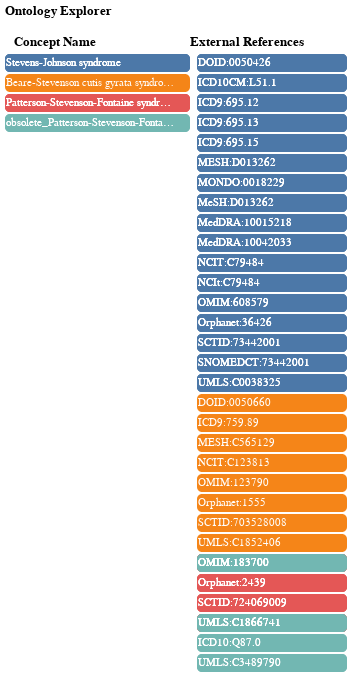

The code cell stored with this chart in its notebook:
### Markdown cell above
# Rare Disease Example

### Code cell
import polars as pl
import altair as alt


sanitized_results = sanitize_results(obo_searcher(hpo, "steven"))
df = pl.from_dicts(sanitized_results)
df.head()

search_input = alt.param(
    value="",
    bind=alt.binding(
        input="search",
        placeholder="Diseases/symptoms",
        name="Search",
    ),
)

selection = alt.selection_multi(fields=["name"])

base = (
    alt.Chart(df.to_pandas())
    .encode(
        tooltip=["name:N", "label:N", "xrefs:N", "synonyms:N"],
        color=alt.Color("name:N").legend(None),
    )
    .transform_flatten(["synonyms"])
    .transform_flatten(["label"])
    .add_params(search_input)
)


name_chart = base.mark_rect(height=18, cornerRadius=5, limit=100).encode(
    x=alt.value(185),
    y=alt.Y("label:N", sort=alt.EncodingSortField("name"))
    .axis(labels=False, ticks=False, grid=False, domainWidth=0)
    .title(None),
    # opacity=alt.condition(
    #     alt.expr.test(alt.expr.regexp(search_input, 'i'), alt.datum.synonyms),
    #     alt.Opacity("name:Q").legend(None),
    #     alt.value(0.05)
    # ),
)

name_text = (
    name_chart.mark_text(align="left", dx=0, dy=0, limit=170)
    .encode(
        x=alt.value(1),
        text=alt.Text("label:N").title(None),
        color=alt.value("white"),
    )
    .add_params(search_input, selection)
)


xref_chart = (
    base.mark_rect(height=18, cornerRadius=5)
    .encode(
        x=alt.value(150),
        y=alt.Y("xrefs:N", sort=alt.EncodingSortField("name"))
        .axis(labels=False, ticks=False, grid=False, domainWidth=0)
        .title(None),
    )
    .transform_flatten(["xrefs"])
    .transform_calculate(
        ontology=alt.expr.split(alt.datum.xrefs, ":")[0],
        concept_id=alt.expr.split(alt.datum.xrefs, ":")[1],
    )
)

xref_text = (
    xref_chart.mark_text(align="left", dx=0, dy=0)
    .encode(
        x=alt.value(1),
        text=alt.Text("xrefs").title(None),
        color=alt.value("white"),
    )
    .add_params(search_input, selection)
)


(
    (name_chart + name_text).properties(title="Concept Name", width=100)
    | (xref_chart + xref_text).properties(title="External References", width=100)
).configure_concat(spacing=0).transform_filter(selection).configure_view(
    strokeOpacity=0, strokeWidth=0
).properties(
    title=alt.Title("Ontology Explorer", subtitle=[""])
)

### Figure 1 — Vega-Lite specification as saved in the notebook (floating-point values rounded to 4 significant figures)
{"config": {"view": {"continuousWidth": 300, "continuousHeight": 300, "strokeOpacity": 0, "strokeWidth": 0}, "concat": {"spacing": 0}}, "hconcat": [{"layer": [{"mark": {"type": "rect", "cornerRadius": 5, "height": 18, "limit": 100}, "encoding": {"color": {"field": "name", "legend": null, "type": "nominal"}, "tooltip": [{"field": "name", "type": "nominal"}, {"field": "label", "type": "nominal"}, {"field": "xrefs", "type": "nominal"}, {"field": "synonyms", "type": "nominal"}], "x": {"value": 185}, "y": {"axis": {"labels": false, "ticks": false, "grid": false, "domainWidth": 0}, "field": "label", "sort": {"field": "name"}, "title": null, "type": "nominal"}}, "transform": [{"flatten": ["synonyms"]}, {"flatten": ["label"]}]}, {"mark": {"type": "text", "align": "left", "dx": 0, "dy": 0, "limit": 170}, "encoding": {"color": {"value": "white"}, "text": {"field": "label", "title": null, "type": "nominal"}, "tooltip": [{"field": "name", "type": "nominal"}, {"field": "label", "type": "nominal"}, {"field": "xrefs", "type": "nominal"}, {"field": "synonyms", "type": "nominal"}], "x": {"value": 1}, "y": {"axis": {"labels": false, "ticks": false, "grid": false, "domainWidth": 0}, "field": "label", "sort": {"field": "name"}, "title": null, "type": "nominal"}}, "name": "view_133", "transform": [{"flatten": ["synonyms"]}, {"flatten": ["label"]}]}], "title": "Concept Name", "width": 100}, {"layer": [{"mark": {"type": "rect", "cornerRadius": 5, "height": 18}, "encoding": {"color": {"field": "name", "legend": null, "type": "nominal"}, "tooltip": [{"field": "name", "type": "nominal"}, {"field": "label", "type": "nominal"}, {"field": "xrefs", "type": "nominal"}, {"field": "synonyms", "type": "nominal"}], "x": {"value": 150}, "y": {"axis": {"labels": false, "ticks": false, "grid": false, "domainWidth": 0}, "field": "xrefs", "sort": {"field": "name"}, "title": null, "type": "nominal"}}, "transform": [{"flatten": ["synonyms"]}, {"flatten": ["label"]}, {"flatten": ["xrefs"]}, {"calculate": "split(datum.xrefs,':')[0]", "as": "ontology"}, {"calculate": "split(datum.xrefs,':')[1]", "as": "concept_id"}]}, {"mark": {"type": "text", "align": "left", "dx": 0, "dy": 0}, "encoding": {"color": {"value": "white"}, "text": {"field": "xrefs", "title": null, "type": "nominal"}, "tooltip": [{"field": "name", "type": "nominal"}, {"field": "label", "type": "nominal"}, {"field": "xrefs", "type": "nominal"}, {"field": "synonyms", "type": "nominal"}], "x": {"value": 1}, "y": {"axis": {"labels": false, "ticks": false, "grid": false, "domainWidth": 0}, "field": "xrefs", "sort": {"field": "name"}, "title": null, "type": "nominal"}}, "name": "view_134", "transform": [{"flatten": ["synonyms"]}, {"flatten": ["label"]}, {"flatten": ["xrefs"]}, {"calculate": "split(datum.xrefs,':')[0]", "as": "ontology"}, {"calculate": "split(datum.xrefs,':')[1]", "as": "concept_id"}]}], "title": "External References", "width": 100}], "data": {"name": "data-81de04c78095f2cb3b6f9eef8382a9ef"}, "params": [{"name": "param_158", "bind": {"input": "search", "placeholder": "Diseases/symptoms", "name": "Search"}, "value": ""}, {"name": "param_159", "select": {"type": "point", "fields": ["name"]}, "views": ["view_133", "view_134"]}], "title": {"text": "Ontology Explorer", "subtitle": [""]}, "transform": [{"filter": {"param": "param_159"}}], "$schema": "https://vega.github.io/schema/vega-lite/v5.8.0.json", "datasets": {"data-81de04c78095f2cb3b6f9eef8382a9ef": [{"concept": "obo.MONDO_0007412", "label": ["Beare-Stevenson cutis gyrata syndrome"], "iri": "http://purl.obolibrary.org/obo/MONDO_0007412", "synonyms": ["Beare-Stevenson cutis gyrata syndrome"], "name": "MONDO_0007412", "subclasses": [], "xrefs": ["DOID:0050660", "ICD9:759.89", "MESH:C565129", "NCIT:C123813", "OMIM:123790", "Orphanet:1555", "SCTID:703528008", "UMLS:C1852406"]}, {"concept": "obo.MONDO_0008465", "label": ["Patterson-Stevenson-Fontaine syndrome"], "iri": "http://purl.obolibrary.org/obo/MONDO_0008465", "synonyms": ["Patterson-Stevenson syndrome", "Patterson-Stevenson-Fontaine syndrome", "split foot deformity-mandibulofacial dysostosis syndrome"], "name": "MONDO_0008465", "subclasses": [], "xrefs": ["OMIM:183700", "Orphanet:2439", "SCTID:724069009", "UMLS:C1866741"]}, {"concept": "obo.MONDO_0019422", "label": ["X-linked intellectual disability, Stevenson type"], "iri": "http://purl.obolibrary.org/obo/MONDO_0019422", "synonyms": [], "name": "MONDO_0019422", "subclasses": [], "xrefs": ["Orphanet:85325", "SCTID:718909001", "UMLS:CN206178"]}, {"concept": "efo.EFO_0004276", "label": ["Stevens-Johnson syndrome"], "iri": "http://www.ebi.ac.uk/efo/EFO_0004276", "synonyms": ["Dermatostomatitis, Stevens Johnson type", "Stevens Johnson syndrome", "Stevens-Johnson syndrome"], "name": "EFO_0004276", "subclasses": [], "xrefs": ["DOID:0050426", "ICD10CM:L51.1", "ICD9:695.12", "ICD9:695.13", "ICD9:695.15", "MESH:D013262", "MONDO:0018229", "MeSH:D013262", "MedDRA:10015218", "MedDRA:10042033", "NCIT:C79484", "NCIt:C79484", "OMIM:608579", "Orphanet:36426", "SCTID:73442001", "SNOMEDCT:73442001", "UMLS:C0038325"]}, {"concept": "ORDO.Orphanet_2439", "label": ["obsolete_Patterson-Stevenson-Fontaine syndrome"], "iri": "http://www.orpha.net/ORDO/Orphanet_2439", "synonyms": ["Patterson-Stevenson syndrome", "Split foot deformity - mandibulofacial dysostosis"], "name": "Orphanet_2439", "subclasses": [], "xrefs": ["ICD10:Q87.0", "OMIM:183700", "UMLS:C1866741", "UMLS:C3489790"]}, {"concept": "ORDO.Orphanet_85325", "label": ["obsolete_X-linked intellectual disability, Stevenson type"], "iri": "http://www.orpha.net/ORDO/Orphanet_85325", "synonyms": [], "name": "Orphanet_85325", "subclasses": [], "xrefs": ["ICD10:Q87.8"]}]}}
